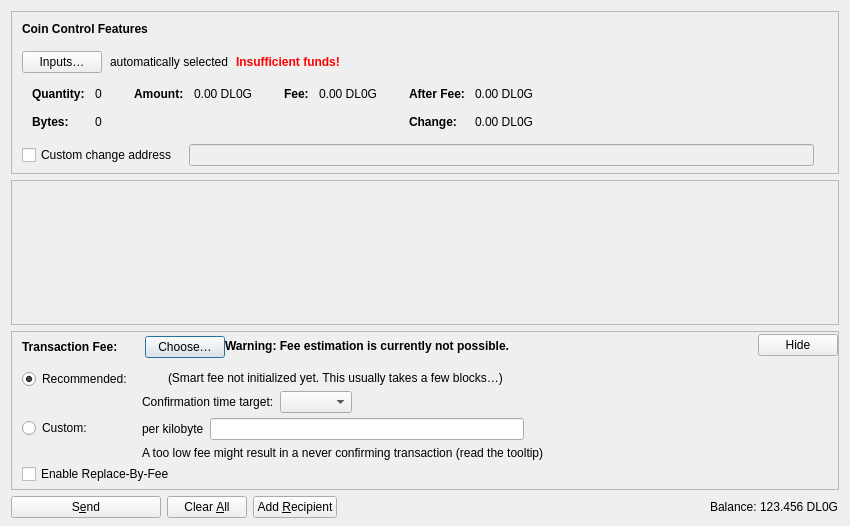
<?xml version="1.0" encoding="UTF-8"?>
<ui version="4.0">
 <class>SendCoinsDialog</class>
 <widget class="QDialog" name="SendCoinsDialog">
  <property name="geometry">
   <rect>
    <x>0</x>
    <y>0</y>
    <width>850</width>
    <height>526</height>
   </rect>
  </property>
  <property name="windowTitle">
   <string>Send Coins</string>
  </property>
  <layout class="QVBoxLayout" name="verticalLayout" stretch="0,1,0,0">
   <property name="bottomMargin">
    <number>8</number>
   </property>
   <item>
    <widget class="QFrame" name="frameCoinControl">
     <property name="sizePolicy">
      <sizepolicy hsizetype="Expanding" vsizetype="Expanding">
       <horstretch>0</horstretch>
       <verstretch>0</verstretch>
      </sizepolicy>
     </property>
     <property name="maximumSize">
      <size>
       <width>16777215</width>
       <height>16777215</height>
      </size>
     </property>
     <property name="frameShape">
      <enum>QFrame::StyledPanel</enum>
     </property>
     <property name="frameShadow">
      <enum>QFrame::Sunken</enum>
     </property>
     <layout class="QVBoxLayout" name="verticalLayoutCoinControl2">
      <property name="spacing">
       <number>0</number>
      </property>
      <property name="leftMargin">
       <number>0</number>
      </property>
      <property name="topMargin">
       <number>0</number>
      </property>
      <property name="rightMargin">
       <number>0</number>
      </property>
      <property name="bottomMargin">
       <number>6</number>
      </property>
      <item>
       <layout class="QVBoxLayout" name="verticalLayoutCoinControl" stretch="0,0,0,0,1">
        <property name="spacing">
         <number>0</number>
        </property>
        <property name="leftMargin">
         <number>10</number>
        </property>
        <property name="topMargin">
         <number>10</number>
        </property>
        <item>
         <layout class="QHBoxLayout" name="horizontalLayoutCoinControl1">
          <property name="bottomMargin">
           <number>15</number>
          </property>
          <item>
           <widget class="QLabel" name="labelCoinControlFeatures">
            <property name="sizePolicy">
             <sizepolicy hsizetype="Preferred" vsizetype="Maximum">
              <horstretch>0</horstretch>
              <verstretch>0</verstretch>
             </sizepolicy>
            </property>
            <property name="font">
             <font>
              <weight>75</weight>
              <bold>true</bold>
             </font>
            </property>
            <property name="styleSheet">
             <string notr="true">font-weight:bold;</string>
            </property>
            <property name="text">
             <string>Coin Control Features</string>
            </property>
           </widget>
          </item>
         </layout>
        </item>
        <item>
         <layout class="QHBoxLayout" name="horizontalLayoutCoinControl2" stretch="0,0,0,0">
          <property name="spacing">
           <number>8</number>
          </property>
          <property name="bottomMargin">
           <number>10</number>
          </property>
          <item>
           <widget class="QPushButton" name="pushButtonCoinControl">
            <property name="styleSheet">
             <string notr="true"/>
            </property>
            <property name="text">
             <string>Inputs…</string>
            </property>
            <property name="autoDefault">
             <bool>false</bool>
            </property>
           </widget>
          </item>
          <item>
           <widget class="QLabel" name="labelCoinControlAutomaticallySelected">
            <property name="text">
             <string>automatically selected</string>
            </property>
            <property name="margin">
             <number>5</number>
            </property>
           </widget>
          </item>
          <item>
           <widget class="QLabel" name="labelCoinControlInsuffFunds">
            <property name="font">
             <font>
              <weight>75</weight>
              <bold>true</bold>
             </font>
            </property>
            <property name="styleSheet">
             <string notr="true">color:red;font-weight:bold;</string>
            </property>
            <property name="text">
             <string>Insufficient funds!</string>
            </property>
            <property name="margin">
             <number>5</number>
            </property>
           </widget>
          </item>
          <item>
           <spacer name="horizontalSpacerCoinControl">
            <property name="orientation">
             <enum>Qt::Horizontal</enum>
            </property>
            <property name="sizeHint" stdset="0">
             <size>
              <width>40</width>
              <height>1</height>
             </size>
            </property>
           </spacer>
          </item>
         </layout>
        </item>
        <item>
         <widget class="QWidget" name="widgetCoinControl" native="true">
          <property name="sizePolicy">
           <sizepolicy hsizetype="Preferred" vsizetype="Preferred">
            <horstretch>0</horstretch>
            <verstretch>0</verstretch>
           </sizepolicy>
          </property>
          <property name="minimumSize">
           <size>
            <width>0</width>
            <height>0</height>
           </size>
          </property>
          <property name="styleSheet">
           <string notr="true"/>
          </property>
          <layout class="QHBoxLayout" name="horizontalLayoutCoinControl5">
           <property name="leftMargin">
            <number>0</number>
           </property>
           <property name="topMargin">
            <number>0</number>
           </property>
           <property name="rightMargin">
            <number>0</number>
           </property>
           <property name="bottomMargin">
            <number>0</number>
           </property>
           <item>
            <layout class="QHBoxLayout" name="horizontalLayoutCoinControl3" stretch="0,0,0,1">
             <property name="spacing">
              <number>20</number>
             </property>
             <property name="topMargin">
              <number>0</number>
             </property>
             <property name="bottomMargin">
              <number>10</number>
             </property>
             <item>
              <layout class="QFormLayout" name="formLayoutCoinControl1">
               <property name="labelAlignment">
                <set>Qt::AlignLeft|Qt::AlignVCenter</set>
               </property>
               <property name="horizontalSpacing">
                <number>10</number>
               </property>
               <property name="verticalSpacing">
                <number>14</number>
               </property>
               <property name="leftMargin">
                <number>10</number>
               </property>
               <property name="topMargin">
                <number>4</number>
               </property>
               <property name="rightMargin">
                <number>6</number>
               </property>
               <item row="0" column="0">
                <widget class="QLabel" name="labelCoinControlQuantityText">
                 <property name="font">
                  <font>
                   <weight>75</weight>
                   <bold>true</bold>
                  </font>
                 </property>
                 <property name="text">
                  <string>Quantity:</string>
                 </property>
                 <property name="margin">
                  <number>0</number>
                 </property>
                </widget>
               </item>
               <item row="0" column="1">
                <widget class="QLabel" name="labelCoinControlQuantity">
                 <property name="cursor">
                  <cursorShape>IBeamCursor</cursorShape>
                 </property>
                 <property name="contextMenuPolicy">
                  <enum>Qt::ActionsContextMenu</enum>
                 </property>
                 <property name="text">
                  <string notr="true">0</string>
                 </property>
                 <property name="margin">
                  <number>0</number>
                 </property>
                 <property name="textInteractionFlags">
                  <set>Qt::LinksAccessibleByMouse|Qt::TextSelectableByKeyboard|Qt::TextSelectableByMouse</set>
                 </property>
                </widget>
               </item>
               <item row="1" column="0">
                <widget class="QLabel" name="labelCoinControlBytesText">
                 <property name="font">
                  <font>
                   <weight>75</weight>
                   <bold>true</bold>
                  </font>
                 </property>
                 <property name="text">
                  <string>Bytes:</string>
                 </property>
                </widget>
               </item>
               <item row="1" column="1">
                <widget class="QLabel" name="labelCoinControlBytes">
                 <property name="cursor">
                  <cursorShape>IBeamCursor</cursorShape>
                 </property>
                 <property name="contextMenuPolicy">
                  <enum>Qt::ActionsContextMenu</enum>
                 </property>
                 <property name="text">
                  <string notr="true">0</string>
                 </property>
                 <property name="textInteractionFlags">
                  <set>Qt::LinksAccessibleByMouse|Qt::TextSelectableByKeyboard|Qt::TextSelectableByMouse</set>
                 </property>
                </widget>
               </item>
              </layout>
             </item>
             <item>
              <layout class="QFormLayout" name="formLayoutCoinControl2">
               <property name="horizontalSpacing">
                <number>10</number>
               </property>
               <property name="verticalSpacing">
                <number>14</number>
               </property>
               <property name="leftMargin">
                <number>6</number>
               </property>
               <property name="topMargin">
                <number>4</number>
               </property>
               <property name="rightMargin">
                <number>6</number>
               </property>
               <item row="0" column="0">
                <widget class="QLabel" name="labelCoinControlAmountText">
                 <property name="font">
                  <font>
                   <weight>75</weight>
                   <bold>true</bold>
                  </font>
                 </property>
                 <property name="text">
                  <string>Amount:</string>
                 </property>
                 <property name="margin">
                  <number>0</number>
                 </property>
                </widget>
               </item>
               <item row="0" column="1">
                <widget class="QLabel" name="labelCoinControlAmount">
                 <property name="cursor">
                  <cursorShape>IBeamCursor</cursorShape>
                 </property>
                 <property name="contextMenuPolicy">
                  <enum>Qt::ActionsContextMenu</enum>
                 </property>
                 <property name="text">
                  <string notr="true">0.00 DL0G</string>
                 </property>
                 <property name="textInteractionFlags">
                  <set>Qt::LinksAccessibleByMouse|Qt::TextSelectableByKeyboard|Qt::TextSelectableByMouse</set>
                 </property>
                </widget>
               </item>
              </layout>
             </item>
             <item>
              <layout class="QFormLayout" name="formLayoutCoinControl3">
               <property name="horizontalSpacing">
                <number>10</number>
               </property>
               <property name="verticalSpacing">
                <number>14</number>
               </property>
               <property name="leftMargin">
                <number>6</number>
               </property>
               <property name="topMargin">
                <number>4</number>
               </property>
               <property name="rightMargin">
                <number>6</number>
               </property>
               <item row="0" column="0">
                <widget class="QLabel" name="labelCoinControlFeeText">
                 <property name="font">
                  <font>
                   <weight>75</weight>
                   <bold>true</bold>
                  </font>
                 </property>
                 <property name="text">
                  <string>Fee:</string>
                 </property>
                 <property name="margin">
                  <number>0</number>
                 </property>
                </widget>
               </item>
               <item row="0" column="1">
                <widget class="QLabel" name="labelCoinControlFee">
                 <property name="cursor">
                  <cursorShape>IBeamCursor</cursorShape>
                 </property>
                 <property name="contextMenuPolicy">
                  <enum>Qt::ActionsContextMenu</enum>
                 </property>
                 <property name="text">
                  <string notr="true">0.00 DL0G</string>
                 </property>
                 <property name="textInteractionFlags">
                  <set>Qt::LinksAccessibleByMouse|Qt::TextSelectableByKeyboard|Qt::TextSelectableByMouse</set>
                 </property>
                </widget>
               </item>
              </layout>
             </item>
             <item>
              <layout class="QFormLayout" name="formLayoutCoinControl4">
               <property name="labelAlignment">
                <set>Qt::AlignLeft|Qt::AlignVCenter</set>
               </property>
               <property name="horizontalSpacing">
                <number>10</number>
               </property>
               <property name="verticalSpacing">
                <number>14</number>
               </property>
               <property name="leftMargin">
                <number>6</number>
               </property>
               <property name="topMargin">
                <number>4</number>
               </property>
               <property name="rightMargin">
                <number>6</number>
               </property>
               <item row="0" column="0">
                <widget class="QLabel" name="labelCoinControlAfterFeeText">
                 <property name="font">
                  <font>
                   <weight>75</weight>
                   <bold>true</bold>
                  </font>
                 </property>
                 <property name="text">
                  <string>After Fee:</string>
                 </property>
                 <property name="margin">
                  <number>0</number>
                 </property>
                </widget>
               </item>
               <item row="0" column="1">
                <widget class="QLabel" name="labelCoinControlAfterFee">
                 <property name="cursor">
                  <cursorShape>IBeamCursor</cursorShape>
                 </property>
                 <property name="contextMenuPolicy">
                  <enum>Qt::ActionsContextMenu</enum>
                 </property>
                 <property name="text">
                  <string notr="true">0.00 DL0G</string>
                 </property>
                 <property name="textInteractionFlags">
                  <set>Qt::LinksAccessibleByMouse|Qt::TextSelectableByKeyboard|Qt::TextSelectableByMouse</set>
                 </property>
                </widget>
               </item>
               <item row="1" column="0">
                <widget class="QLabel" name="labelCoinControlChangeText">
                 <property name="font">
                  <font>
                   <weight>75</weight>
                   <bold>true</bold>
                  </font>
                 </property>
                 <property name="text">
                  <string>Change:</string>
                 </property>
                </widget>
               </item>
               <item row="1" column="1">
                <widget class="QLabel" name="labelCoinControlChange">
                 <property name="cursor">
                  <cursorShape>IBeamCursor</cursorShape>
                 </property>
                 <property name="contextMenuPolicy">
                  <enum>Qt::ActionsContextMenu</enum>
                 </property>
                 <property name="text">
                  <string notr="true">0.00 DL0G</string>
                 </property>
                 <property name="textInteractionFlags">
                  <set>Qt::LinksAccessibleByMouse|Qt::TextSelectableByKeyboard|Qt::TextSelectableByMouse</set>
                 </property>
                </widget>
               </item>
              </layout>
             </item>
            </layout>
           </item>
          </layout>
         </widget>
        </item>
        <item>
         <layout class="QHBoxLayout" name="horizontalLayoutCoinControl4" stretch="0,0,0">
          <property name="spacing">
           <number>12</number>
          </property>
          <property name="sizeConstraint">
           <enum>QLayout::SetDefaultConstraint</enum>
          </property>
          <property name="topMargin">
           <number>5</number>
          </property>
          <property name="rightMargin">
           <number>5</number>
          </property>
          <item>
           <widget class="QCheckBox" name="checkBoxCoinControlChange">
            <property name="toolTip">
             <string>If this is activated, but the change address is empty or invalid, change will be sent to a newly generated address.</string>
            </property>
            <property name="text">
             <string>Custom change address</string>
            </property>
           </widget>
          </item>
          <item>
           <widget class="QValidatedLineEdit" name="lineEditCoinControlChange">
            <property name="enabled">
             <bool>false</bool>
            </property>
            <property name="sizePolicy">
             <sizepolicy hsizetype="Expanding" vsizetype="Fixed">
              <horstretch>0</horstretch>
              <verstretch>0</verstretch>
             </sizepolicy>
            </property>
           </widget>
          </item>
          <item>
           <widget class="QLabel" name="labelCoinControlChangeLabel">
            <property name="sizePolicy">
             <sizepolicy hsizetype="Preferred" vsizetype="Expanding">
              <horstretch>0</horstretch>
              <verstretch>0</verstretch>
             </sizepolicy>
            </property>
            <property name="minimumSize">
             <size>
              <width>0</width>
              <height>0</height>
             </size>
            </property>
            <property name="text">
             <string/>
            </property>
            <property name="margin">
             <number>3</number>
            </property>
           </widget>
          </item>
         </layout>
        </item>
        <item>
         <spacer name="verticalSpacerCoinControl">
          <property name="orientation">
           <enum>Qt::Vertical</enum>
          </property>
          <property name="sizeHint" stdset="0">
           <size>
            <width>800</width>
            <height>1</height>
           </size>
          </property>
         </spacer>
        </item>
       </layout>
      </item>
     </layout>
    </widget>
   </item>
   <item>
    <widget class="QScrollArea" name="scrollArea">
     <property name="widgetResizable">
      <bool>true</bool>
     </property>
     <widget class="QWidget" name="scrollAreaWidgetContents">
      <property name="geometry">
       <rect>
        <x>0</x>
        <y>0</y>
        <width>830</width>
        <height>104</height>
       </rect>
      </property>
      <layout class="QVBoxLayout" name="verticalLayout_2" stretch="0,1">
       <property name="leftMargin">
        <number>0</number>
       </property>
       <property name="topMargin">
        <number>0</number>
       </property>
       <property name="rightMargin">
        <number>0</number>
       </property>
       <property name="bottomMargin">
        <number>0</number>
       </property>
       <item>
        <layout class="QVBoxLayout" name="entries">
         <property name="spacing">
          <number>6</number>
         </property>
        </layout>
       </item>
       <item>
        <spacer name="verticalSpacer">
         <property name="orientation">
          <enum>Qt::Vertical</enum>
         </property>
         <property name="sizeHint" stdset="0">
          <size>
           <width>20</width>
           <height>40</height>
          </size>
         </property>
        </spacer>
       </item>
      </layout>
     </widget>
    </widget>
   </item>
   <item>
    <widget class="QFrame" name="frameFee">
     <property name="sizePolicy">
      <sizepolicy hsizetype="Expanding" vsizetype="Expanding">
       <horstretch>0</horstretch>
       <verstretch>0</verstretch>
      </sizepolicy>
     </property>
     <property name="maximumSize">
      <size>
       <width>16777215</width>
       <height>16777215</height>
      </size>
     </property>
     <property name="frameShape">
      <enum>QFrame::StyledPanel</enum>
     </property>
     <property name="frameShadow">
      <enum>QFrame::Sunken</enum>
     </property>
     <layout class="QVBoxLayout" name="verticalLayoutFee1">
      <property name="spacing">
       <number>0</number>
      </property>
      <property name="leftMargin">
       <number>0</number>
      </property>
      <property name="topMargin">
       <number>0</number>
      </property>
      <property name="rightMargin">
       <number>0</number>
      </property>
      <property name="bottomMargin">
       <number>0</number>
      </property>
      <item>
       <layout class="QVBoxLayout" name="verticalLayoutFee2" stretch="0,0,0">
        <property name="spacing">
         <number>0</number>
        </property>
        <property name="leftMargin">
         <number>10</number>
        </property>
        <property name="topMargin">
         <number>0</number>
        </property>
        <item>
         <layout class="QHBoxLayout" name="horizontalLayoutFee1">
          <property name="bottomMargin">
           <number>0</number>
          </property>
          <item>
           <layout class="QVBoxLayout" name="verticalLayoutFee7">
            <property name="spacing">
             <number>0</number>
            </property>
            <item>
             <spacer name="verticalSpacerSmartFee">
              <property name="orientation">
               <enum>Qt::Vertical</enum>
              </property>
              <property name="sizeType">
               <enum>QSizePolicy::Fixed</enum>
              </property>
              <property name="sizeHint" stdset="0">
               <size>
                <width>1</width>
                <height>4</height>
               </size>
              </property>
             </spacer>
            </item>
            <item>
             <layout class="QHBoxLayout" name="horizontalLayoutSmartFee">
              <property name="spacing">
               <number>10</number>
              </property>
              <item>
               <widget class="QLabel" name="labelFeeHeadline">
                <property name="sizePolicy">
                 <sizepolicy hsizetype="Preferred" vsizetype="Maximum">
                  <horstretch>0</horstretch>
                  <verstretch>0</verstretch>
                 </sizepolicy>
                </property>
                <property name="font">
                 <font>
                  <weight>75</weight>
                  <bold>true</bold>
                 </font>
                </property>
                <property name="styleSheet">
                 <string notr="true">font-weight:bold;</string>
                </property>
                <property name="text">
                 <string>Transaction Fee:</string>
                </property>
               </widget>
              </item>
              <item>
               <widget class="QLabel" name="labelFeeMinimized">
                <property name="text">
                 <string/>
                </property>
               </widget>
              </item>
              <item>
               <widget class="QPushButton" name="buttonChooseFee">
                <property name="text">
                 <string>Choose…</string>
                </property>
               </widget>
              </item>
             </layout>
            </item>
            <item>
             <spacer name="verticalSpacer_5">
              <property name="orientation">
               <enum>Qt::Vertical</enum>
              </property>
              <property name="sizeHint" stdset="0">
               <size>
                <width>1</width>
                <height>1</height>
               </size>
              </property>
             </spacer>
            </item>
           </layout>
          </item>
          <item>
           <widget class="QLabel" name="fallbackFeeWarningLabel">
            <property name="toolTip">
             <string>Using the fallbackfee can result in sending a transaction that will take several hours or days (or never) to confirm. Consider choosing your fee manually or wait until you have validated the complete chain.</string>
            </property>
            <property name="font">
            <font>
                <weight>75</weight>
                <bold>true</bold>
            </font>
            </property>
            <property name="text">
             <string>Warning: Fee estimation is currently not possible.</string>
            </property>
            <property name="wordWrap">
             <bool>false</bool>
            </property>
           </widget>
          </item>
          <item>
           <spacer name="horizontalSpacer_4">
            <property name="orientation">
             <enum>Qt::Horizontal</enum>
            </property>
            <property name="sizeType">
             <enum>QSizePolicy::MinimumExpanding</enum>
            </property>
            <property name="sizeHint" stdset="0">
             <size>
              <width>40</width>
              <height>20</height>
             </size>
            </property>
           </spacer>
          </item>
          <item>
           <widget class="QPushButton" name="buttonMinimizeFee">
            <property name="toolTip">
             <string>Hide transaction fee settings</string>
            </property>
            <property name="text">
             <string>Hide</string>
            </property>
           </widget>
          </item>
         </layout>
        </item>
        <item>
         <widget class="QFrame" name="frameFeeSelection">
          <layout class="QVBoxLayout" name="verticalLayoutFee12">
           <property name="spacing">
            <number>0</number>
           </property>
           <property name="leftMargin">
            <number>0</number>
           </property>
           <property name="topMargin">
            <number>0</number>
           </property>
           <property name="rightMargin">
            <number>0</number>
           </property>
           <property name="bottomMargin">
            <number>0</number>
           </property>
           <item>
            <layout class="QGridLayout" name="gridLayoutFee">
             <property name="topMargin">
              <number>10</number>
             </property>
             <property name="bottomMargin">
              <number>4</number>
             </property>
             <property name="horizontalSpacing">
              <number>10</number>
             </property>
             <property name="verticalSpacing">
              <number>4</number>
             </property>
             <item row="1" column="1">
              <layout class="QVBoxLayout" name="verticalLayoutFee8">
               <property name="spacing">
                <number>6</number>
               </property>
               <item>
                <layout class="QHBoxLayout" name="horizontalLayoutFee13">
                 <item>
                  <widget class="QLabel" name="labelCustomPerKilobyte">
                   <property name="toolTip">
                    <string>Specify a custom fee per kB (1,000 bytes) of the transaction's virtual size.

Note:  Since the fee is calculated on a per-byte basis, a fee rate of "100 satoshis per kvB" for a transaction size of 500 virtual bytes (half of 1 kvB) would ultimately yield a fee of only 50 satoshis.</string>
                   </property>
                   <property name="text">
                    <string>per kilobyte</string>
                   </property>
                  </widget>
                 </item>
                 <item>
                  <widget class="DL0GAmountField" name="customFee"/>
                 </item>
                 <item>
                  <spacer name="horizontalSpacer_6">
                   <property name="orientation">
                    <enum>Qt::Horizontal</enum>
                   </property>
                   <property name="sizeHint" stdset="0">
                    <size>
                     <width>1</width>
                     <height>1</height>
                    </size>
                   </property>
                  </spacer>
                 </item>
                </layout>
               </item>
               <item>
                <layout class="QHBoxLayout" name="horizontalLayoutFee8">
                 <item>
                  <widget class="QLabel" name="labelCustomFeeWarning">
                   <property name="enabled">
                    <bool>true</bool>
                   </property>
                   <property name="toolTip">
                    <string>When there is less transaction volume than space in the blocks, miners as well as relaying nodes may enforce a minimum fee. Paying only this minimum fee is just fine, but be aware that this can result in a never confirming transaction once there is more demand for bitcoin transactions than the network can process.</string>
                   </property>
                   <property name="text">
                    <string>A too low fee might result in a never confirming transaction (read the tooltip)</string>
                   </property>
                  </widget>
                 </item>
                 <item>
                  <spacer name="horizontalSpacer_2">
                   <property name="orientation">
                    <enum>Qt::Horizontal</enum>
                   </property>
                   <property name="sizeHint" stdset="0">
                    <size>
                     <width>1</width>
                     <height>1</height>
                    </size>
                   </property>
                  </spacer>
                 </item>
                </layout>
               </item>
              </layout>
             </item>
             <item row="0" column="0">
              <layout class="QVBoxLayout" name="verticalLayoutFee4" stretch="0,1">
               <item>
                <widget class="QRadioButton" name="radioSmartFee">
                 <property name="text">
                  <string>Recommended:</string>
                 </property>
                 <property name="checked">
                  <bool>true</bool>
                 </property>
                 <attribute name="buttonGroup">
                  <string notr="true">groupFee</string>
                 </attribute>
                </widget>
               </item>
               <item>
                <spacer name="verticalSpacer_2">
                 <property name="orientation">
                  <enum>Qt::Vertical</enum>
                 </property>
                 <property name="sizeHint" stdset="0">
                  <size>
                   <width>1</width>
                   <height>1</height>
                  </size>
                 </property>
                </spacer>
               </item>
              </layout>
             </item>
             <item row="1" column="0">
              <layout class="QVBoxLayout" name="verticalLayoutFee9" stretch="0,1">
               <item>
                <widget class="QRadioButton" name="radioCustomFee">
                 <property name="text">
                  <string>Custom:</string>
                 </property>
                 <attribute name="buttonGroup">
                  <string notr="true">groupFee</string>
                 </attribute>
                </widget>
               </item>
               <item>
                <spacer name="verticalSpacer_6">
                 <property name="orientation">
                  <enum>Qt::Vertical</enum>
                 </property>
                 <property name="sizeHint" stdset="0">
                  <size>
                   <width>1</width>
                   <height>1</height>
                  </size>
                 </property>
                </spacer>
               </item>
              </layout>
             </item>
             <item row="0" column="1">
              <layout class="QVBoxLayout" name="verticalLayoutFee3" stretch="0,0,1">
               <property name="spacing">
                <number>6</number>
               </property>
               <property name="topMargin">
                <number>2</number>
               </property>
               <item>
                <layout class="QHBoxLayout" name="horizontalLayoutFee12">
                 <item>
                  <widget class="QLabel" name="labelSmartFee">
                   <property name="text">
                    <string/>
                   </property>
                  </widget>
                 </item>
                 <item>
                  <widget class="QLabel" name="labelFeeEstimation">
                   <property name="text">
                    <string/>
                   </property>
                  </widget>
                 </item>
                 <item>
                  <widget class="QLabel" name="labelSmartFee2">
                   <property name="text">
                    <string>(Smart fee not initialized yet. This usually takes a few blocks…)</string>
                   </property>
                  </widget>
                 </item>
                 <item>
                  <spacer name="horizontalSpacer_5">
                   <property name="orientation">
                    <enum>Qt::Horizontal</enum>
                   </property>
                   <property name="sizeHint" stdset="0">
                    <size>
                     <width>1</width>
                     <height>1</height>
                    </size>
                   </property>
                  </spacer>
                 </item>
                </layout>
               </item>
               <item>
                <layout class="QHBoxLayout" name="horizontalLayoutFee9">
                 <item>
                  <layout class="QVBoxLayout" name="verticalLayoutFee6">
                   <item>
                    <widget class="QLabel" name="labelSmartFee3">
                     <property name="text">
                      <string>Confirmation time target:</string>
                     </property>
                    </widget>
                   </item>
                  </layout>
                 </item>
                 <item>
                  <layout class="QVBoxLayout" name="verticalLayoutFee5">
                   <property name="rightMargin">
                    <number>30</number>
                   </property>
                   <item>
                    <layout class="QHBoxLayout" name="horizontalLayoutConfTarget">
                     <property name="bottomMargin">
                      <number>0</number>
                     </property>
                     <item>
                      <widget class="QComboBox" name="confTargetSelector"/>
                     </item>
                     <item>
                      <spacer name="horizontalSpacerConfTarget">
                       <property name="orientation">
                        <enum>Qt::Horizontal</enum>
                       </property>
                       <property name="sizeHint" stdset="0">
                        <size>
                         <width>40</width>
                         <height>20</height>
                        </size>
                       </property>
                      </spacer>
                     </item>
                    </layout>
                   </item>
                  </layout>
                 </item>
                </layout>
               </item>
               <item>
                <spacer name="verticalSpacer_4">
                 <property name="orientation">
                  <enum>Qt::Vertical</enum>
                 </property>
                 <property name="sizeHint" stdset="0">
                  <size>
                   <width>1</width>
                   <height>1</height>
                  </size>
                 </property>
                </spacer>
               </item>
              </layout>
             </item>
            </layout>
           </item>
           <item>
            <widget class="QCheckBox" name="optInRBF">
             <property name="text">
              <string>Enable Replace-By-Fee</string>
             </property>
             <property name="toolTip">
              <string>With Replace-By-Fee (BIP-125) you can increase a transaction's fee after it is sent. Without this, a higher fee may be recommended to compensate for increased transaction delay risk.</string>
             </property>
            </widget>
           </item>
          </layout>
         </widget>
        </item>
        <item>
         <spacer name="verticalSpacerFee">
          <property name="orientation">
           <enum>Qt::Vertical</enum>
          </property>
          <property name="sizeHint" stdset="0">
           <size>
            <width>40</width>
            <height>5</height>
           </size>
          </property>
         </spacer>
        </item>
       </layout>
      </item>
     </layout>
    </widget>
   </item>
   <item>
    <layout class="QHBoxLayout" name="horizontalLayout">
     <item>
      <widget class="QPushButton" name="sendButton">
       <property name="minimumSize">
        <size>
         <width>150</width>
         <height>0</height>
        </size>
       </property>
       <property name="toolTip">
        <string>Confirm the send action</string>
       </property>
       <property name="text">
        <string>S&amp;end</string>
       </property>
       <property name="icon">
        <iconset resource="../bitcoin.qrc">
         <normaloff>:/icons/send</normaloff>:/icons/send</iconset>
       </property>
       <property name="autoDefault">
        <bool>false</bool>
       </property>
       <property name="default">
        <bool>false</bool>
       </property>
      </widget>
     </item>
     <item>
      <widget class="QPushButton" name="clearButton">
       <property name="sizePolicy">
        <sizepolicy hsizetype="Minimum" vsizetype="Fixed">
         <horstretch>0</horstretch>
         <verstretch>0</verstretch>
        </sizepolicy>
       </property>
       <property name="toolTip">
        <string>Clear all fields of the form.</string>
       </property>
       <property name="text">
        <string>Clear &amp;All</string>
       </property>
       <property name="icon">
        <iconset resource="../bitcoin.qrc">
         <normaloff>:/icons/remove</normaloff>:/icons/remove</iconset>
       </property>
       <property name="autoDefault">
        <bool>false</bool>
       </property>
      </widget>
     </item>
     <item>
      <widget class="QPushButton" name="addButton">
       <property name="toolTip">
        <string>Send to multiple recipients at once</string>
       </property>
       <property name="text">
        <string>Add &amp;Recipient</string>
       </property>
       <property name="icon">
        <iconset resource="../bitcoin.qrc">
         <normaloff>:/icons/add</normaloff>:/icons/add</iconset>
       </property>
       <property name="autoDefault">
        <bool>false</bool>
       </property>
      </widget>
     </item>
     <item>
      <spacer name="horizontalSpacer">
       <property name="orientation">
        <enum>Qt::Horizontal</enum>
       </property>
       <property name="sizeHint" stdset="0">
        <size>
         <width>40</width>
         <height>20</height>
        </size>
       </property>
      </spacer>
     </item>
     <item>
      <layout class="QHBoxLayout" name="horizontalLayout_2">
       <property name="spacing">
        <number>3</number>
       </property>
       <item>
        <widget class="QLabel" name="labelBalanceName">
         <property name="sizePolicy">
          <sizepolicy hsizetype="Preferred" vsizetype="Fixed">
           <horstretch>0</horstretch>
           <verstretch>0</verstretch>
          </sizepolicy>
         </property>
         <property name="text">
          <string>Balance:</string>
         </property>
        </widget>
       </item>
       <item>
        <widget class="QLabel" name="labelBalance">
         <property name="sizePolicy">
          <sizepolicy hsizetype="Preferred" vsizetype="Fixed">
           <horstretch>0</horstretch>
           <verstretch>0</verstretch>
          </sizepolicy>
         </property>
         <property name="cursor">
          <cursorShape>IBeamCursor</cursorShape>
         </property>
         <property name="text">
          <string notr="true">123.456 DL0G</string>
         </property>
         <property name="textInteractionFlags">
          <set>Qt::LinksAccessibleByMouse|Qt::TextSelectableByKeyboard|Qt::TextSelectableByMouse</set>
         </property>
        </widget>
       </item>
      </layout>
     </item>
    </layout>
   </item>
  </layout>
 </widget>
 <customwidgets>
  <customwidget>
   <class>QValidatedLineEdit</class>
   <extends>QLineEdit</extends>
   <header>qt/qvalidatedlineedit.h</header>
  </customwidget>
  <customwidget>
   <class>DL0GAmountField</class>
   <extends>QLineEdit</extends>
   <header>qt/bitcoinamountfield.h</header>
   <container>1</container>
  </customwidget>
 </customwidgets>
 <resources>
  <include location="../bitcoin.qrc"/>
 </resources>
 <connections/>
 <buttongroups>
  <buttongroup name="groupFee"/>
 </buttongroups>
</ui>
